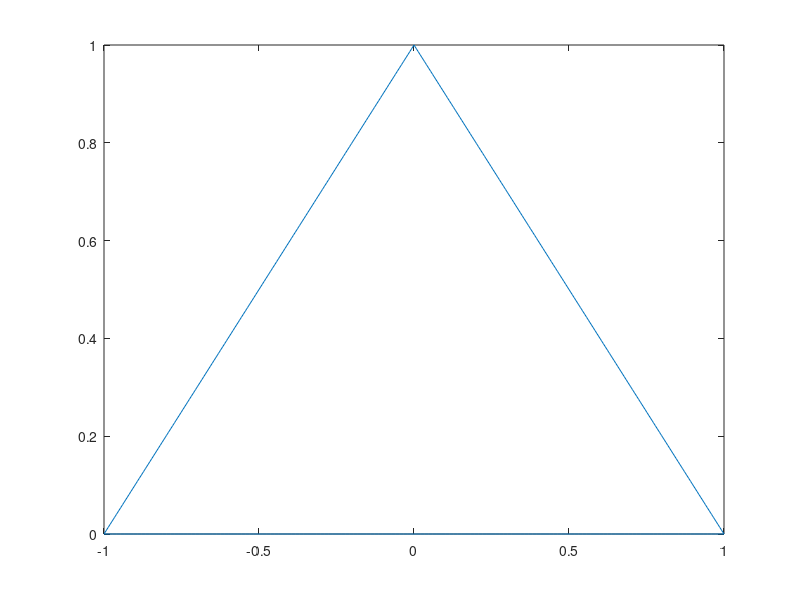
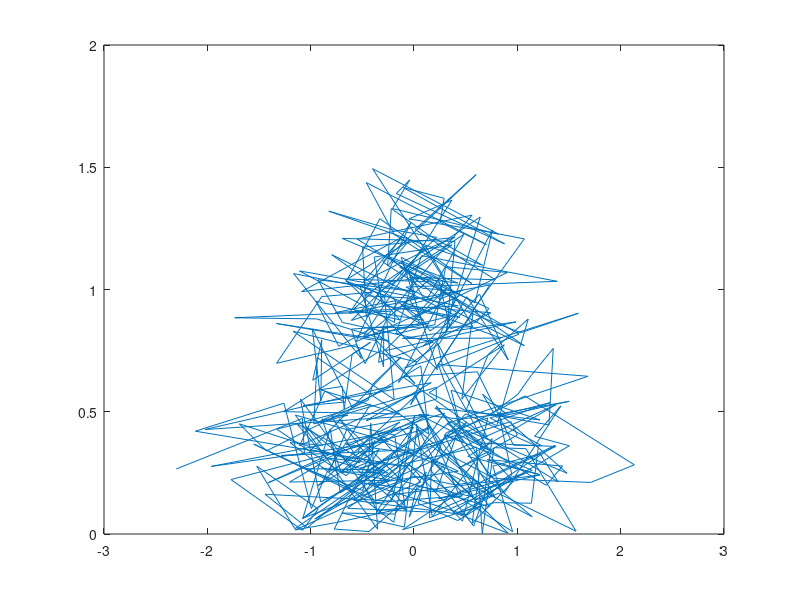

Recreate these plots in MATLAB, in order. (Note: this script raises an error after producing the figures.)
x = linspace(-1, 0, 150);
y = x+1;


xa = linspace(0, 1, 150);
ya = -xa+1;
x = [x xa];
y = [y ya];

xa = linspace(-1, 1, 150);
ya = zeros(1, 150);
xa = fliplr(xa);
ya = fliplr(ya);
x = [x xa];
y = [y ya];



S = x+randn(size(x))/2;
T = y+rand(size(y))/2;

figure(1)
plot(x, y)

figure(2)
plot(S, T)
hold off

figure(3)
x_inv = f_eliminar_ruido(S, size(S,2), 0.3);
y_inv = f_eliminar_ruido(T, size(T,2), 0.3);
plot(x_inv, y_inv)